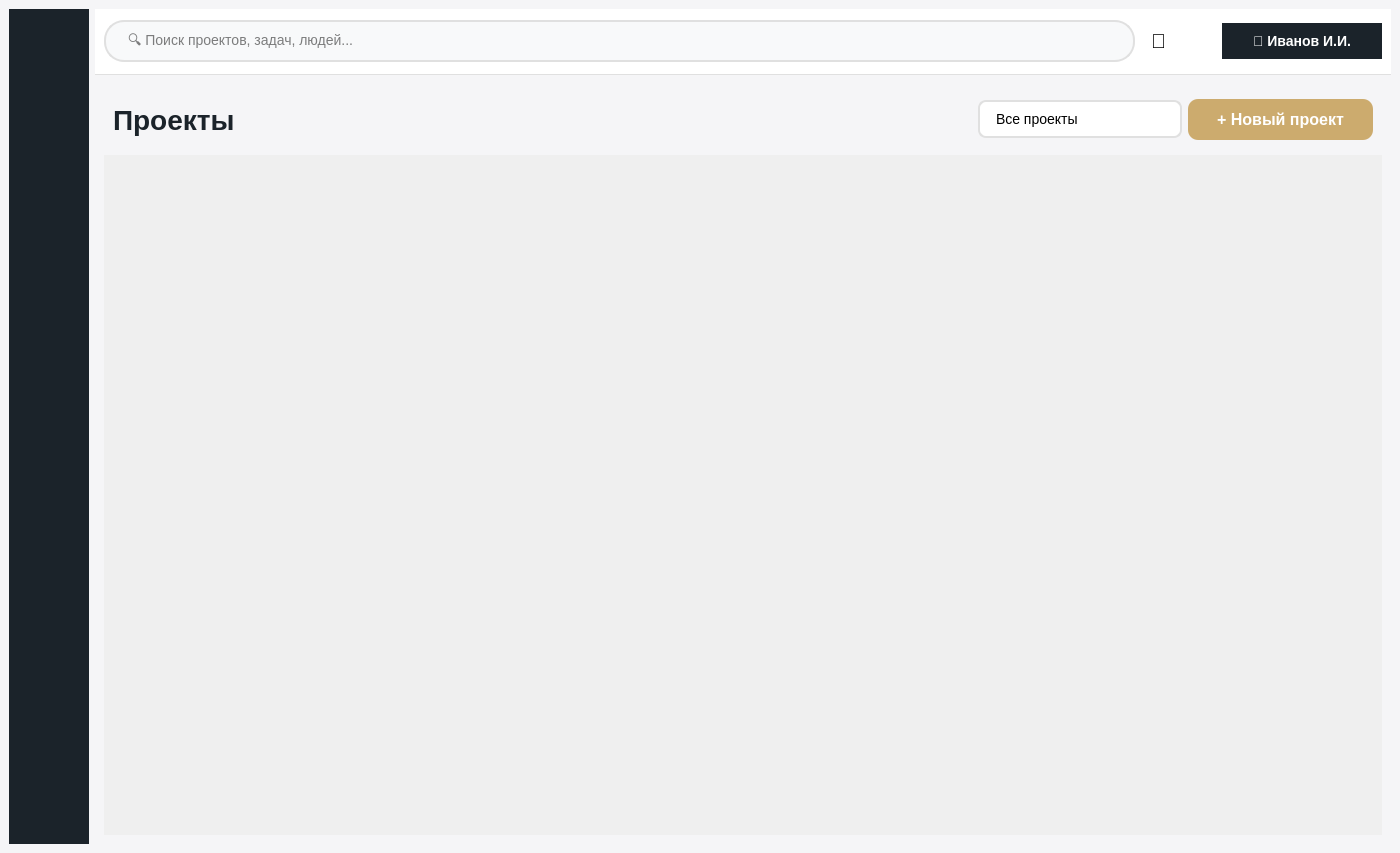
<?xml version="1.0" encoding="UTF-8"?>
<ui version="4.0">
 <class>MainWindow</class>
 <widget class="QMainWindow" name="MainWindow">
  <property name="geometry">
   <rect>
    <x>0</x>
    <y>0</y>
    <width>1400</width>
    <height>853</height>
   </rect>
  </property>
  <property name="windowTitle">
   <string>МАЗ - Система управления проектами</string>
  </property>
  <property name="styleSheet">
   <string notr="true">QMainWindow {
    background-color: #F5F5F7;
    font-family: 'Segoe UI', Arial;
}

/* Общие стили для кнопок */
QPushButton[styleClass=&quot;gold&quot;] {
    background-color: #ccab6e;
    color: white;
    border-radius: 10px;
    font-weight: bold;
    font-size: 18px;
    border: none;
    padding: 12px 24px;
}
QPushButton[styleClass=&quot;gold&quot;]:hover {
    background-color: #998664;
}
QPushButton[styleClass=&quot;gold&quot;]:pressed {
    background-color: #7a6a50;
}

QPushButton[styleClass=&quot;red&quot;] {
    background-color: #D22730;
    color: white;
    border-radius: 10px;
    font-weight: bold;
    font-size: 18px;
    border: none;
    padding: 12px 24px;
}
QPushButton[styleClass=&quot;red&quot;]:hover {
    background-color: #862633;
}
QPushButton[styleClass=&quot;red&quot;]:pressed {
    background-color: #6a1e29;
}

QPushButton[styleClass=&quot;gray&quot;] {
    background-color: #1B232A;
    color: white;
    border: none;
    border-radius: 10px;
    padding: 8px 12px;
    font-size: 13px;
    font-weight: bold;
}
QPushButton[styleClass=&quot;gray&quot;]:hover {
    background-color: #D9D9D6;
    color: black;
}
QPushButton[styleClass=&quot;gray&quot;]:pressed {
    background-color: #B8B8B5;
}

/* Стили для карточек */
QFrame.projectCard {
    background-color: white;
    border-radius: 12px;
    border: 1px solid #E0E0E0;
}
QFrame.projectCard:hover {
    border: 2px solid #ccab6e;
    background-color: #FFFDF6;
}

/* Стили для прогресс-бара */
QProgressBar {
    border: 1px solid #E0E0E0;
    border-radius: 6px;
    text-align: center;
    background-color: white;
    height: 20px;
}
QProgressBar::chunk {
    background-color: #D22730;
    border-radius: 6px;
}

/* Стили для меток проекта */
QLabel.projectInfo {
    font-size: 12px;
    color: #666;
    padding: 2px 0px;
}

QLabel.projectDate {
    font-size: 11px;
    color: #999;
    padding: 1px 0px;
}

QLabel.projectParticipants {
    font-size: 11px;
    color: #666;
    padding: 1px 0px;
}</string>
  </property>
  <widget class="QWidget" name="centralwidget">
   <layout class="QHBoxLayout" name="horizontalLayout">
    <item>
     <widget class="QFrame" name="leftPanel">
      <property name="minimumSize">
       <size>
        <width>80</width>
        <height>0</height>
       </size>
      </property>
      <property name="maximumSize">
       <size>
        <width>280</width>
        <height>16777215</height>
       </size>
      </property>
      <property name="styleSheet">
       <string notr="true">QFrame#leftPanel {
    background-color: #1B232A;
    border-radius: 0px;
}</string>
      </property>
      <property name="frameShape">
       <enum>QFrame::NoFrame</enum>
      </property>
     </widget>
    </item>
    <item>
     <layout class="QVBoxLayout" name="verticalLayout">
      <item>
       <widget class="QFrame" name="topPanel">
        <property name="maximumSize">
         <size>
          <width>16777215</width>
          <height>66</height>
         </size>
        </property>
        <property name="styleSheet">
         <string notr="true">QFrame#topPanel {
    background-color: white;
    border-radius: 0px;
    border-bottom: 1px solid #E0E0E0;
}</string>
        </property>
        <property name="frameShape">
         <enum>QFrame::NoFrame</enum>
        </property>
        <layout class="QHBoxLayout" name="horizontalLayout_2">
         <item>
          <widget class="QLineEdit" name="searchInput">
           <property name="styleSheet">
            <string notr="true">QLineEdit {
    border: 2px solid #E0E0E0;
    border-radius: 20px;
    padding: 10px 20px;
    font-size: 14px;
    background-color: #F8F9FA;
}
QLineEdit:focus {
    border: 2px solid #ccab6e;
    background-color: white;
}</string>
           </property>
           <property name="placeholderText">
            <string>🔍 Поиск проектов, задач, людей...</string>
           </property>
          </widget>
         </item>
         <item>
          <widget class="QPushButton" name="btnNotifications">
           <property name="styleSheet">
            <string notr="true">QPushButton {
    background-color: transparent;
    border: none;
    font-size: 20px;
    padding: 10px;
}
QPushButton:hover {
    background-color: #F0F0F0;
    border-radius: 10px;
}</string>
           </property>
           <property name="text">
            <string>🔔</string>
           </property>
          </widget>
         </item>
         <item>
          <spacer name="horizontalSpacer_4">
           <property name="orientation">
            <enum>Qt::Vertical</enum>
           </property>
           <property name="sizeHint" stdset="0">
            <size>
             <width>40</width>
             <height>20</height>
            </size>
           </property>
          </spacer>
         </item>
         <item>
          <widget class="QPushButton" name="btnProfile">
           <property name="styleSheet">
            <string notr="true">QPushButton {
    background-color: #1B232A;
    color: white;
    border-radius: 20px;
    font-weight: bold;
    font-size: 14px;
    border: none;
    padding: 10px 20px;
    min-width: 120px;
}
QPushButton:hover {
    background-color: #2C3640;
}</string>
           </property>
           <property name="text">
            <string>👤 Иванов И.И.</string>
           </property>
          </widget>
         </item>
        </layout>
       </widget>
      </item>
      <item>
       <widget class="QStackedWidget" name="contentStack">
        <property name="currentIndex">
         <number>0</number>
        </property>
        <widget class="QWidget" name="projectsPage">
         <layout class="QVBoxLayout" name="verticalLayout_3">
          <item>
           <widget class="QFrame" name="projectsHeader">
            <property name="maximumSize">
             <size>
              <width>16777215</width>
              <height>59</height>
             </size>
            </property>
            <layout class="QHBoxLayout" name="horizontalLayout_3">
             <item>
              <widget class="QLabel" name="label_2">
               <property name="styleSheet">
                <string notr="true">QLabel {
    font-size: 28px;
    font-weight: bold;
    color: #1B232A;
}</string>
               </property>
               <property name="text">
                <string>Проекты</string>
               </property>
              </widget>
             </item>
             <item>
              <spacer name="horizontalSpacer">
               <property name="orientation">
                <enum>Qt::Vertical</enum>
               </property>
               <property name="sizeHint" stdset="0">
                <size>
                 <width>40</width>
                 <height>20</height>
                </size>
               </property>
              </spacer>
             </item>
             <item>
              <widget class="QComboBox" name="filterCombo">
               <property name="maximumSize">
                <size>
                 <width>204</width>
                 <height>16777215</height>
                </size>
               </property>
               <property name="styleSheet">
                <string notr="true">QComboBox {
    border: 2px solid #E0E0E0;
    border-radius: 8px;
    padding: 8px 16px;
    font-size: 14px;
    background-color: white;
    min-width: 150px;
}
QComboBox:hover {
    border: 2px solid #ccab6e;
}
QComboBox::drop-down {
    border: none;
}</string>
               </property>
               <item>
                <property name="text">
                 <string>Все проекты</string>
                </property>
               </item>
               <item>
                <property name="text">
                 <string>Мои проекты</string>
                </property>
               </item>
              </widget>
             </item>
             <item>
              <widget class="QPushButton" name="btnCreateProject">
               <property name="maximumSize">
                <size>
                 <width>185</width>
                 <height>41</height>
                </size>
               </property>
               <property name="styleSheet">
                <string notr="true">QPushButton {
    background-color: #ccab6e;
    color: white;
    border-radius: 10px;
    font-weight: bold;
    font-size: 16px;
    border: none;
    padding: 12px 24px;
}
QPushButton:hover {
    background-color: #998664;
}
QPushButton:pressed {
    background-color: #7a6a50;
}</string>
               </property>
               <property name="text">
                <string>+ Новый проект</string>
               </property>
              </widget>
             </item>
            </layout>
           </widget>
          </item>
          <item>
           <widget class="QScrollArea" name="scrollArea">
            <property name="styleSheet">
             <string notr="true">border: none;
color: #F5F5F7;</string>
            </property>
            <property name="widgetResizable">
             <bool>true</bool>
            </property>
            <widget class="QWidget" name="scrollAreaWidgetContents">
             <property name="geometry">
              <rect>
               <x>0</x>
               <y>0</y>
               <width>1276</width>
               <height>678</height>
              </rect>
             </property>
             <layout class="QGridLayout" name="projectsGrid">
              <property name="leftMargin">
               <number>10</number>
              </property>
              <property name="topMargin">
               <number>10</number>
              </property>
              <property name="rightMargin">
               <number>10</number>
              </property>
              <property name="bottomMargin">
               <number>10</number>
              </property>
              <property name="spacing">
               <number>15</number>
              </property>
             </layout>
            </widget>
           </widget>
          </item>
         </layout>
        </widget>
        <widget class="QWidget" name="myTasksPage"/>
        <widget class="QWidget" name="otherTasksPage"/>
        <widget class="QWidget" name="ganttPage"/>
        <widget class="QWidget" name="analyticsPage"/>
        <widget class="QWidget" name="chatPage"/>
        <widget class="QWidget" name="overtimePage"/>
        <widget class="QWidget" name="settingsPage"/>
       </widget>
      </item>
     </layout>
    </item>
   </layout>
  </widget>
 </widget>
 <resources/>
 <connections/>
</ui>
